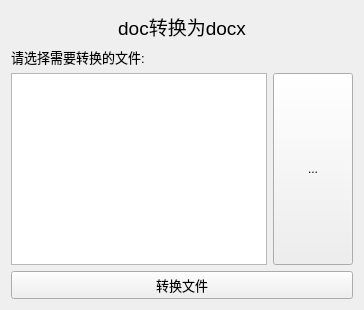
              <widget class="QWidget" name="page_5">
               <layout class="QVBoxLayout" name="verticalLayout_4">
                <item>
                 <widget class="QLabel" name="title_5">
                  <property name="minimumSize">
                   <size>
                    <width>0</width>
                    <height>30</height>
                   </size>
                  </property>
                  <property name="font">
                   <font>
                    <pointsize>14</pointsize>
                    <weight>50</weight>
                    <italic>false</italic>
                    <bold>false</bold>
                    <kerning>true</kerning>
                   </font>
                  </property>
                  <property name="mouseTracking">
                   <bool>true</bool>
                  </property>
                  <property name="text">
                   <string>doc转换为docx</string>
                  </property>
                  <property name="textFormat">
                   <enum>Qt::AutoText</enum>
                  </property>
                  <property name="alignment">
                   <set>Qt::AlignCenter</set>
                  </property>
                  <property name="wordWrap">
                   <bool>false</bool>
                  </property>
                 </widget>
                </item>
                <item>
                 <widget class="QLabel" name="path_label_2">
                  <property name="font">
                   <font>
                    <pointsize>10</pointsize>
                    <weight>50</weight>
                    <italic>false</italic>
                    <bold>false</bold>
                    <kerning>true</kerning>
                   </font>
                  </property>
                  <property name="text">
                   <string>请选择需要转换的文件:</string>
                  </property>
                 </widget>
                </item>
                <item>
                 <layout class="QHBoxLayout" name="horizontalLayout_9">
                  <item>
                   <widget class="QListWidget" name="doc_file_list"/>
                  </item>
                  <item>
                   <widget class="QPushButton" name="choice_doc_path">
                    <property name="sizePolicy">
                     <sizepolicy hsizetype="Fixed" vsizetype="Expanding">
                      <horstretch>0</horstretch>
                      <verstretch>0</verstretch>
                     </sizepolicy>
                    </property>
                    <property name="minimumSize">
                     <size>
                      <width>75</width>
                      <height>0</height>
                     </size>
                    </property>
                    <property name="text">
                     <string>...</string>
                    </property>
                   </widget>
                  </item>
                 </layout>
                </item>
                <item>
                 <widget class="QPushButton" name="run_signature_2">
                  <property name="sizePolicy">
                   <sizepolicy hsizetype="Expanding" vsizetype="Fixed">
                    <horstretch>0</horstretch>
                    <verstretch>0</verstretch>
                   </sizepolicy>
                  </property>
                  <property name="font">
                   <font>
                    <pointsize>10</pointsize>
                    <weight>50</weight>
                    <italic>false</italic>
                    <bold>false</bold>
                   </font>
                  </property>
                  <property name="text">
                   <string>转换文件</string>
                  </property>
                 </widget>
                </item>
               </layout>
              </widget>
